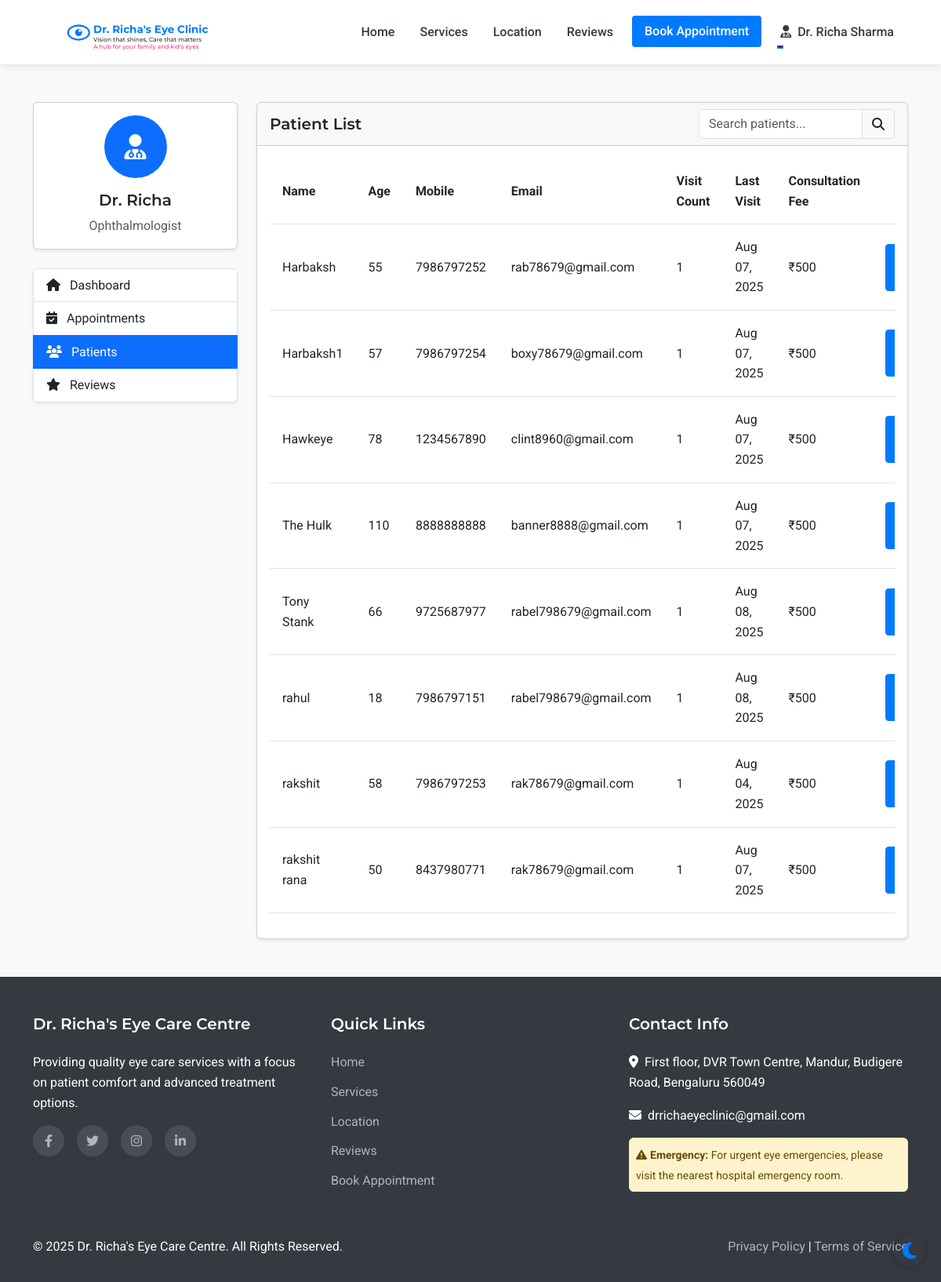
Page /admin/patients (signed in) on the earlier database version.
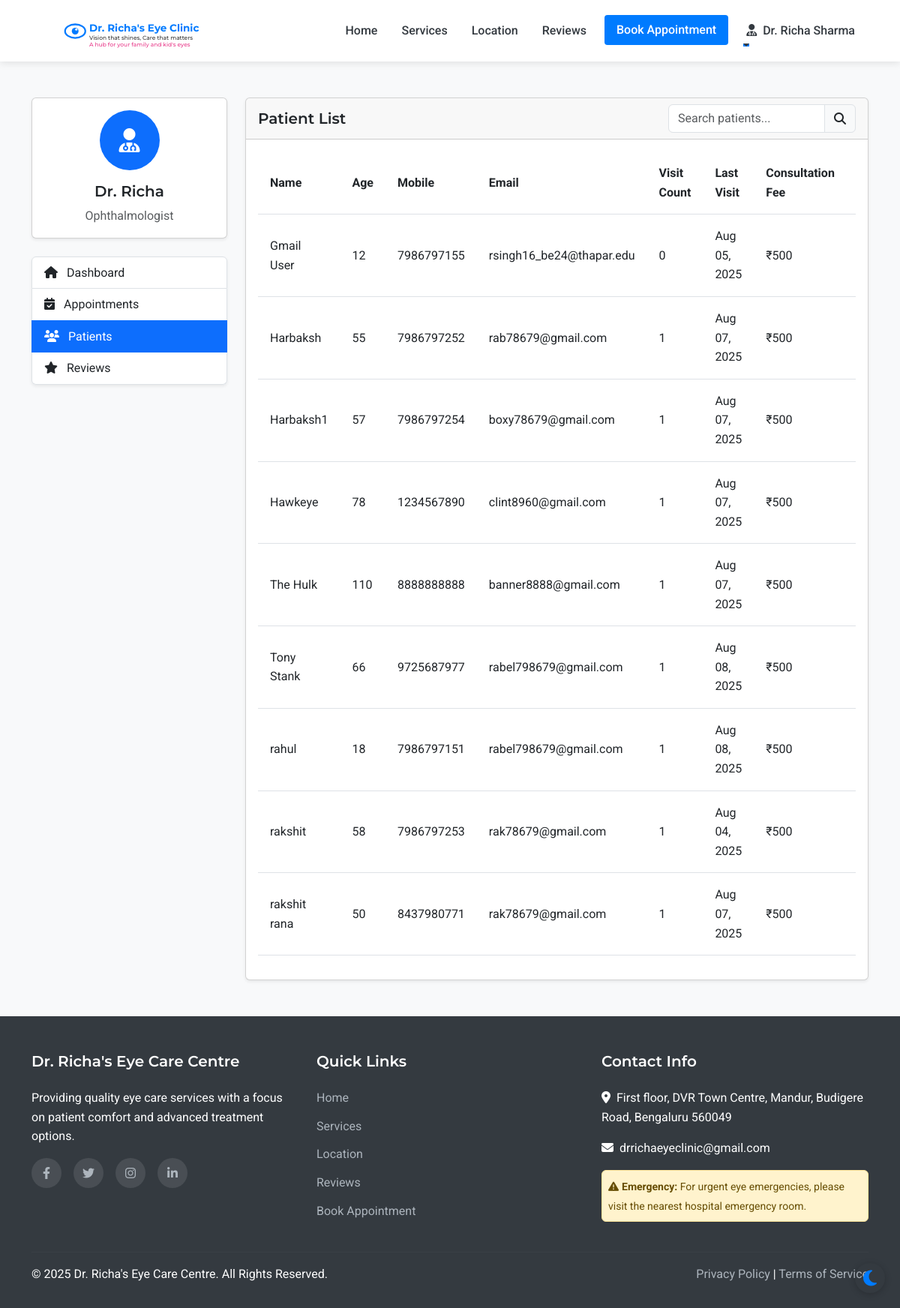
Same page on the later database version.
### models.py (models this page shows, shortened)
class Staff(UserMixin, db.Model):
    __abstract__ = True
    id = db.Column(db.Integer, primary_key=True)
    username = db.Column(db.String(64), unique=True, nullable=False)
    email = db.Column(db.String(120), unique=True, nullable=False)
    password_hash = db.Column(db.String(256), nullable=False)
    full_name = db.Column(db.String(100), nullable=False)
    mobile_number = db.Column(db.String(15), nullable=False)

class Doctor(Staff):
    __tablename__ = 'doctor'
    qualifications = db.Column(db.String(200), nullable=True)
    specialization = db.Column(db.String(200), nullable=True)

class Patient(UserMixin, db.Model):
    id = db.Column(db.Integer, primary_key=True)
    full_name = db.Column(db.String(100), nullable=False)
    mobile_number = db.Column(db.String(15), nullable=False)
    email = db.Column(db.String(100), nullable=True)
    age = db.Column(db.Integer, nullable=False)
    sex = db.Column(db.String(10), nullable=True)
    password_hash = db.Column(db.String(256), nullable=True)
    is_registered = db.Column(db.Boolean, default=False)
    created_at = db.Column(db.DateTime, nullable=False, default=datetime.utcnow)
    appointments = db.relationship('Appointment', backref='patient', lazy=True)
    doctor_prescriptions = db.relationship('DoctorPrescription', backref='patient', lazy=True)
    optometrist_prescriptions = db.relationship('OptometristPrescription', backref='patient', lazy=True)

class Appointment(db.Model):
    id = db.Column(db.Integer, primary_key=True)
    patient_id = db.Column(db.Integer, db.ForeignKey('patient.id'), nullable=False)
    appointment_date = db.Column(db.Date, nullable=False)
    appointment_time = db.Column(db.Time, nullable=False)
    primary_issue = db.Column(db.Text, nullable=True)
    referral_info = db.Column(db.String(255), nullable=True)
    status = db.Column(db.String(20), default='scheduled')  # scheduled, completed, cancelled
    created_at = db.Column(db.DateTime, default=datetime.utcnow)
    consultation_fee = db.Column(db.Float, nullable=False, default=500.0)
    payment_status = db.Column(db.String(20), default='pending')  # pending, paid

### routes.py (the view)
@app.route('/admin/patients')
@login_required
def admin_patients():
    if not (isinstance(current_user, Admin) or isinstance(current_user, Doctor) or isinstance(current_user, Assistant)):
        flash('Access denied. Staff privileges required.', 'danger')
        return redirect(url_for('index'))
    patients = Patient.query.order_by(Patient.full_name).all()
    return render_template('admin/patients.html', patients=patients)

### templates/admin/patients.html (shortened to what this page needs)
{% extends 'layout.html' %}
{% block content %}
<section class="py-5 bg-light">
    <div class="container">
        <div class="row">
            <div class="col-lg-3 mb-4">
                <div class="card shadow-sm mb-4">
                    <div class="card-body text-center">
                        <div class="avatar-circle bg-primary text-white mb-3">
                            <i class="fas fa-user-md fa-2x"></i>
                        </div>
                        <h5 class="card-title">Dr. Richa</h5>
                        <p class="card-text text-muted">Ophthalmologist</p>
                    </div>
                </div>
                <div class="list-group shadow-sm">
                    <a href="{{ url_for('admin_dashboard') }}" class="list-group-item list-group-item-action">
                        <i class="fas fa-home me-2"></i> Dashboard
                    </a>
                    <a href="{{ url_for('admin_appointments') }}" class="list-group-item list-group-item-action">
                        <i class="fas fa-calendar-check me-2"></i> Appointments
                    </a>
                    <a href="{{ url_for('admin_patients') }}" class="list-group-item list-group-item-action active">
                        <i class="fas fa-users me-2"></i> Patients
                    </a>
                    <a href="{{ url_for('admin_reviews') }}" class="list-group-item list-group-item-action">
                        <i class="fas fa-star me-2"></i> Reviews
                    </a>
                </div>
            </div>
            <div class="col-lg-9">
                <div class="card shadow-sm">
                    <div class="card-header d-flex justify-content-between align-items-center">
                        <h5 class="mb-0">Patient List</h5>
                        <div class="input-group" style="width: 250px;">
                            <input type="text" class="form-control" id="patientSearch" placeholder="Search patients...">
                            <span class="input-group-text"><i class="fas fa-search"></i></span>
                        </div>
                    </div>
                    <div class="card-body">
                        <div class="table-responsive">
                            <table class="table table-hover" id="patientsTable">
                                <thead>
                                    <tr>
                                        <th>Name</th>
                                        <th>Age</th>
                                        <th>Mobile</th>
                                        <th>Email</th>
                                        <th>Visit Count</th>
                                        <th>Last Visit</th>
                                        <th>Consultation Fee</th>
                                        <th class="text-center">Actions</th>
                                    </tr>
                                </thead>
                                <tbody>
                                    {% for patient in patients %}
                                        <tr>
                                            <td>{{ patient.full_name }}</td>
                                            <td>{{ patient.age }}</td>
                                            <td>{{ patient.mobile_number }}</td>
                                            <td>{{ patient.email }}</td>
                                            <td>{{ patient.appointments|length }}</td>
                                            <td>
                                                {% if patient.appointments %}
                                                    {% set last_appointment = patient.appointments|sort(attribute='appointment_date', reverse=True)|first %}
                                                    {{ last_appointment.appointment_date.strftime('%b %d, %Y') }}
                                                {% else %}
                                                    {{ patient.created_at.strftime('%b %d, %Y') }}
                                                {% endif %}
                                            </td>
                                            <td>₹500</td>
                                            <td>
                                                <a href="{{ url_for('admin_patient_view', patient_id=patient.id) }}" class="btn btn-sm btn-primary">
                                                </a>
                                            </td>
                                        </tr>
                                    {% endfor %}
                                </tbody>
                            </table>
                        </div>
                    </div>
                </div>
            </div>
        </div>
    </div>
</section>
{% endblock %}

### templates/layout.html (shortened to what this page needs)
<!DOCTYPE html>
<html lang="en">
<head>
    <link href="https://cdn.jsdelivr.net/npm/bootstrap@5.3.0-alpha1/dist/css/bootstrap.min.css" rel="stylesheet">
    <link rel="stylesheet" href="https://cdn.jsdelivr.net/npm/flatpickr/dist/flatpickr.min.css">
    <link rel="stylesheet" href="https://cdnjs.cloudflare.com/ajax/libs/font-awesome/6.1.1/css/all.min.css">
    <link rel="stylesheet" href="{{ url_for('static', filename='css/style.css') }}">
</head>
<body>
    <nav class="navbar navbar-expand-lg sticky-top">
        <div class="container">
            <a class="navbar-brand" href="{{ url_for('index') }}" id="clinic-logo">
                <div id="interactive-logo-container" style="height: 60px;"></div>
            </a>
            <div class="collapse navbar-collapse" id="navbarNav">
                <ul class="navbar-nav ms-auto">
                    <li class="nav-item">
                        <a class="nav-link {% if request.path == url_for('index') %}active{% endif %}" href="{{ url_for('index') }}">Home</a>
                    </li>
                    <li class="nav-item">
                        <a class="nav-link {% if request.path == url_for('services') %}active{% endif %}" href="{{ url_for('services') }}">Services</a>
                    </li>
                    <li class="nav-item">
                        <a class="nav-link {% if request.path == url_for('location') %}active{% endif %}" href="{{ url_for('location') }}">Location</a>
                    </li>
                    <li class="nav-item">
                        <a class="nav-link {% if request.path == url_for('reviews') %}active{% endif %}" href="{{ url_for('reviews') }}">Reviews</a>
                    </li>
                    <li class="nav-item">
                        <a class="nav-link btn btn-primary text-white px-3 ms-lg-2" href="{{ url_for('appointment') }}">Book Appointment</a>
                    </li>
                    {% if current_user.is_authenticated %}
                        {% if current_user.__class__.__name__ == 'Patient' %}
                            <li class="nav-item dropdown">
                                <a class="nav-link dropdown-toggle" href="#" id="navbarDropdown" role="button" data-bs-toggle="dropdown" aria-expanded="false">
                                    <i class="fas fa-user me-1"></i> {{ current_user.full_name }}
                                </a>
                                <ul class="dropdown-menu dropdown-menu-end" aria-labelledby="navbarDropdown">
                                    <li><a class="dropdown-item" href="{{ url_for('patient_dashboard') }}">Dashboard</a></li>
                                    <li><a class="dropdown-item" href="{{ url_for('patient_appointments') }}">My Appointments</a></li>
                                    <li><a class="dropdown-item" href="{{ url_for('patient_medical_records') }}">Medical Records</a></li>
                                    <li><hr class="dropdown-divider"></li>
                                    <li><a class="dropdown-item" href="{{ url_for('patient_logout') }}">Logout</a></li>
                                </ul>
                            </li>
                        {% else %}
                            <li class="nav-item dropdown">
                                <a class="nav-link dropdown-toggle" href="#" id="navbarDropdown" role="button" data-bs-toggle="dropdown" aria-expanded="false">
                                    <i class="fas fa-user-md me-1"></i> {{ current_user.full_name }}
                                </a>
                            </li>
                        {% endif %}
                    {% endif %}
                </ul>
            </div>
        </div>
    </nav>
    <main>
        {% block content %}{% endblock %}
    </main>
    <footer>
        <div class="container">
            <div class="row">
                <div class="col-md-4 mb-4 mb-md-0">
                    <h5>Dr. Richa's Eye Care Centre</h5>
                    <p class="mb-3">Providing quality eye care services with a focus on patient comfort and advanced treatment options.</p>
                    <div class="social-icons">
                        <a href="#" aria-label="Facebook"><i class="fab fa-facebook-f"></i></a>
                        <a href="#" aria-label="Twitter"><i class="fab fa-twitter"></i></a>
                        <a href="#" aria-label="Instagram"><i class="fab fa-instagram"></i></a>
                        <a href="#" aria-label="LinkedIn"><i class="fab fa-linkedin-in"></i></a>
                    </div>
                </div>
                <div class="col-md-4 mb-4 mb-md-0">
                    <h5>Quick Links</h5>
                    <ul>
                        <li><a href="{{ url_for('index') }}">Home</a></li>
                        <li><a href="{{ url_for('services') }}">Services</a></li>
                        <li><a href="{{ url_for('location') }}">Location</a></li>
                        <li><a href="{{ url_for('reviews') }}">Reviews</a></li>
                        <li><a href="{{ url_for('appointment') }}">Book Appointment</a></li>
                    </ul>
                </div>
                <div class="col-md-4">
                        <h5>Contact Info</h5>
                        <p><i class="fas fa-map-marker-alt me-2"></i>First floor, DVR Town Centre, Mandur, Budigere Road, Bengaluru 560049</p>
                        <p><i class="fas fa-envelope me-2"></i>drrichaeyeclinic@gmail.com</p>
                        <div class="alert alert-warning mt-3 p-2">
                            <small><i class="fas fa-exclamation-triangle me-1"></i><strong>Emergency:</strong> For urgent eye emergencies, please visit the nearest hospital emergency room.</small>
                        </div>
                    </div>
            </div>
            <hr class="mt-4 mb-3" style="border-color: rgba(255,255,255,0.1);">
            <div class="row">
                <div class="col-md-6">
                    <p class="mb-md-0">&copy; {{ now.year }} Dr. Richa's Eye Care Centre. All Rights Reserved.</p>
                </div>
                <div class="col-md-6 text-md-end">
                    <p class="mb-0">
                        <a href="#">Privacy Policy</a> |
                        <a href="#">Terms of Service</a>
                    </p>
                </div>
            </div>
        </div>
    </footer>
</body>
</html>

Differences in the rows shown:
added Patient: full_name "Gmail User", age "12", mobile_number "7986797155", email "rsingh16_be24@thapar.edu", appointments|length "0", created_at "Aug 05, 2025"
